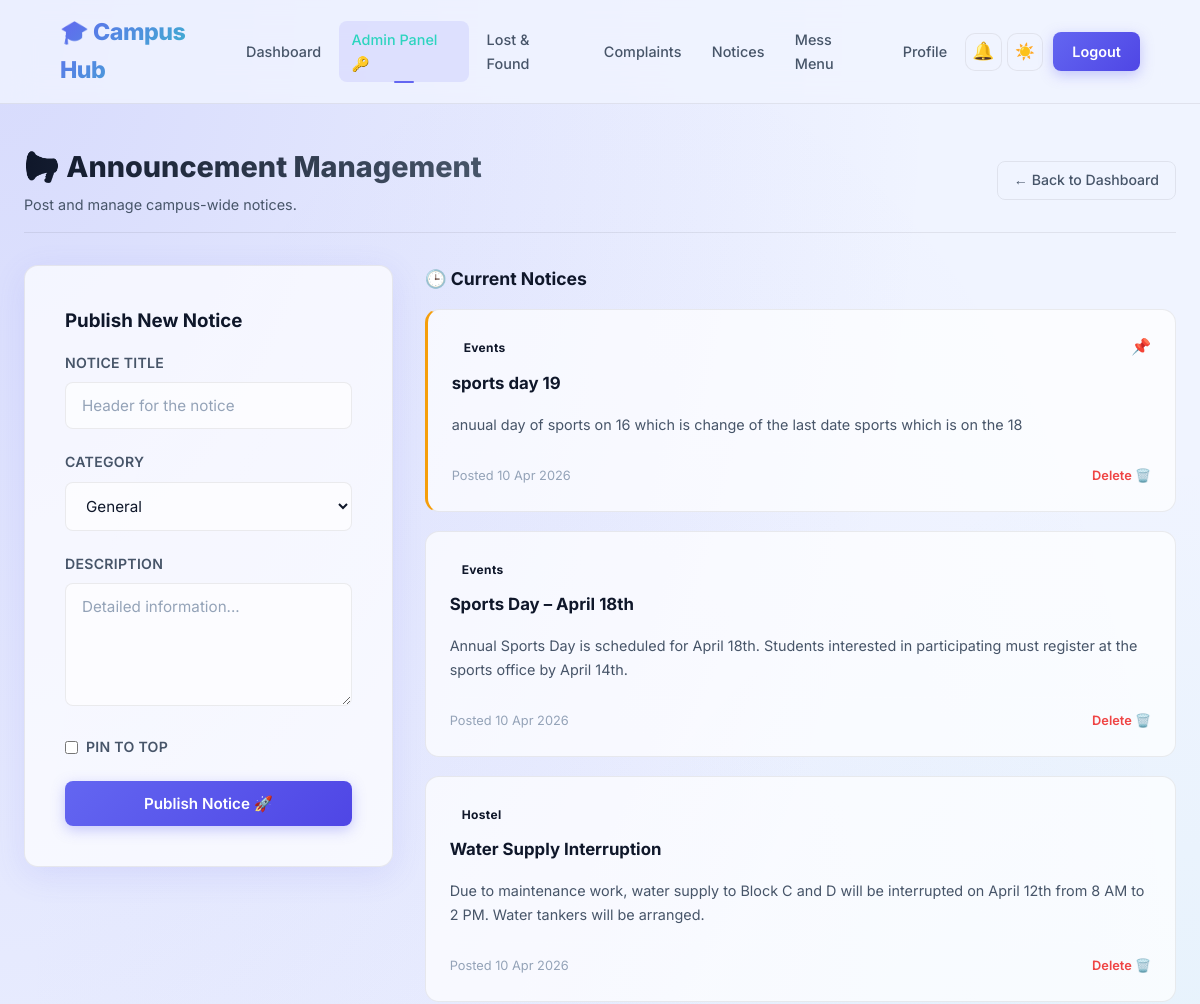
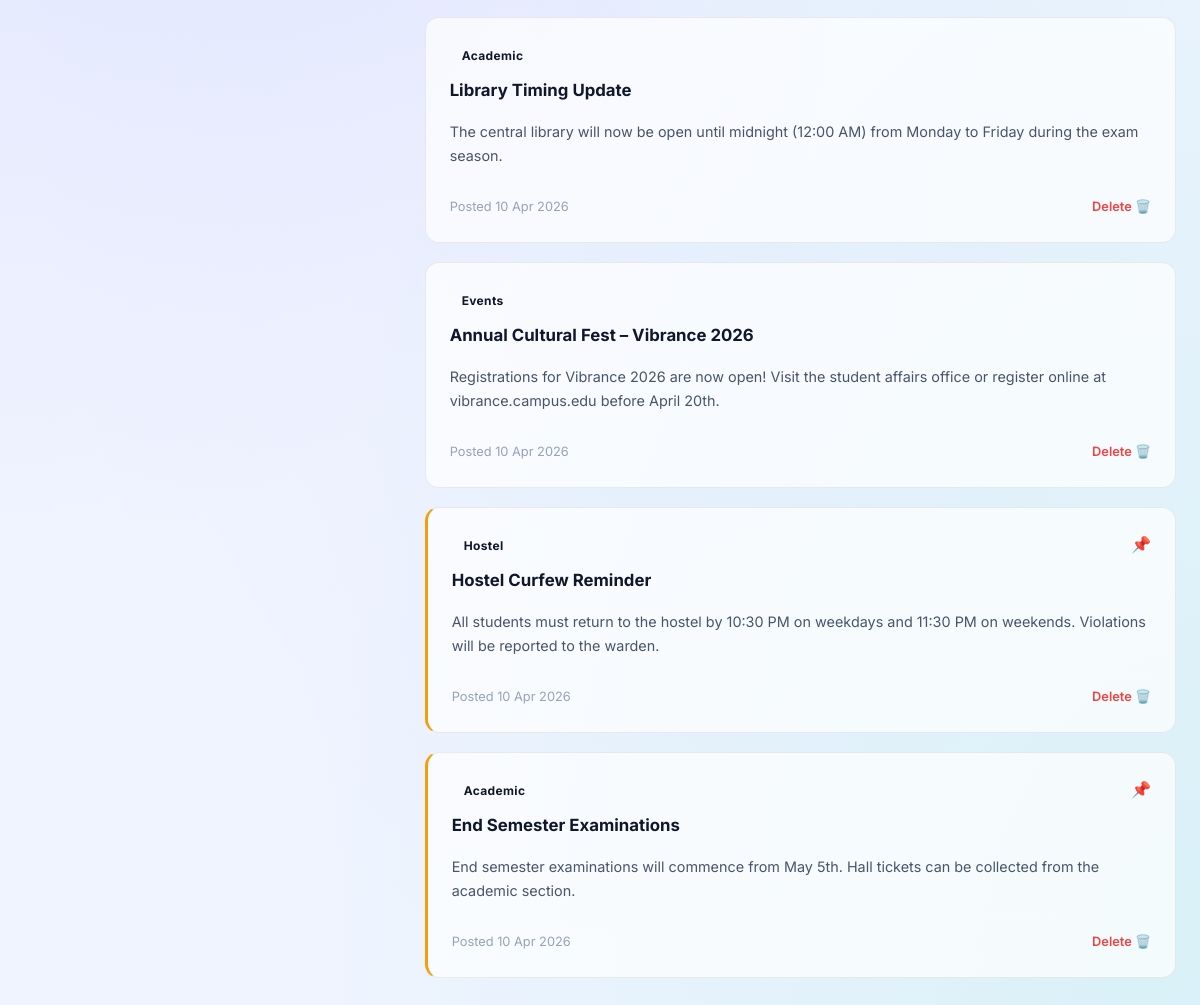
The app's page /admin/notices (signed in) with its own data (2 pictures, top to bottom).
### models.py (models this page shows)
class Notice(db.Model):
    id = db.Column(db.Integer, primary_key=True)
    title = db.Column(db.String(200), nullable=False)
    body = db.Column(db.Text, nullable=False)
    category = db.Column(db.String(50), nullable=False, default='General') # Academic, Hostel, Events, General
    is_pinned = db.Column(db.Boolean, default=False)
    posted_at = db.Column(db.DateTime, default=datetime.utcnow)
    expires_at = db.Column(db.DateTime, nullable=True)

### app.py (the view, shortened to what this page needs)
@app.route('/admin/notices', methods=['GET', 'POST'])
@admin_required
def admin_notices():
    all_notices = Notice.query.order_by(Notice.posted_at.desc()).all()
    return render_template('admin/notices.html', notices=all_notices)

### app.py (called while the page is built)
def admin_required(f):
    @wraps(f)
    def decorated_function(*args, **kwargs):
        if 'user_id' not in session:
            flash('Please log in to access this page.', 'error')
            return redirect(url_for('login'))
        user = User.query.get(session['user_id'])
        if not user or not user.is_admin:
            flash('Access denied. Administrator privileges required.', 'error')
            return redirect(url_for('dashboard'))
        return f(*args, **kwargs)
    return decorated_function

def time_ago(dt):
    now = datetime.utcnow()
    diff = now - dt
    seconds = diff.total_seconds()
    if seconds < 60:
        return 'just now'
    elif seconds < 3600:
        m = int(seconds // 60)
        return f'{m} minute{"s" if m > 1 else ""} ago'
    elif seconds < 86400:
        h = int(seconds // 3600)
        return f'{h} hour{"s" if h > 1 else ""} ago'
    elif seconds < 604800:
        d = int(seconds // 86400)
        return f'{d} day{"s" if d > 1 else ""} ago'
    else:
        return dt.strftime('%d %b %Y')

@app.context_processor
def inject_globals():
    user = None
    unread_count = 0
    if 'user_id' in session:
        user = User.query.get(session['user_id'])
        unread_count = Notification.query.filter_by(user_id=session['user_id'], is_read=False).count()
    return dict(current_user=user, unread_notif_count=unread_count, current_endpoint=request.endpoint)

### templates/admin/notices.html (shortened to what this page needs)
{% extends "base.html" %}
{% block content %}
<div class="module-header">
    <div class="module-title">
        <h2>📢 Announcement Management</h2>
        <p>Post and manage campus-wide notices.</p>
    </div>
    <a href="{{ url_for('admin_dashboard') }}" class="btn-outline">← Back to Dashboard</a>
</div>
<div class="split-layout">
    <div class="sidebar sticky">
        <div class="form-card">
            <h3>Publish New Notice</h3>
            <form method="POST" class="app-form mt-2">
                <div class="form-group">
                    <label for="title">Notice Title</label>
                    <input type="text" id="title" name="title" required placeholder="Header for the notice">
                </div>
                <div class="form-group">
                    <label for="category">Category</label>
                    <select id="category" name="category">
                        <option value="General">General</option>
                    </select>
                </div>
                <div class="form-group">
                    <label for="body">Description</label>
                    <textarea id="body" name="body" rows="5" required placeholder="Detailed information..."></textarea>
                </div>
                <div class="form-group" style="display:flex; align-items:center; gap:0.5rem;">
                    <input type="checkbox" id="is_pinned" name="is_pinned" style="width:auto;">
                    <label for="is_pinned" style="margin-bottom:0; cursor:pointer;">Pin to top</label>
                </div>
                <button type="submit" class="btn-primary w-100">Publish Notice 🚀</button>
            </form>
        </div>
    </div>
    <div class="main-content">
        <div class="section-title">🕒 Current Notices</div>
        <div class="items-grid">
            {% for notice in notices %}
            <div class="notice-card {% if notice.is_pinned %}pinned{% endif %}">
                <div style="display:flex; justify-content:space-between; align-items:flex-start;">
                    <div>
                        <span class="badge badge-info" style="margin-bottom:0.5rem;">{{ notice.category }}</span>
                        <h3>{{ notice.title }}</h3>
                    </div>
                    {% if notice.is_pinned %}📌{% endif %}
                </div>
                <p class="desc" style="margin-top:0.5rem;">{{ notice.body }}</p>
                <div class="item-meta">
                    <span>Posted {{ notice.posted_at|time_ago }}</span>
                    <a href="{{ url_for('delete_notice', notice_id=notice.id) }}" style="color:var(--danger); font-weight:600;" onclick="return confirm('Delete this notice?')">Delete 🗑️</a>
                </div>
            </div>
            {% endfor %}
        </div>
    </div>
</div>
{% endblock %}

### records on screen
Notice: category "Events", title "sports day 19", body "anuual day of sports on 16 which is change of the last date sports which is on the 18", posted_at "10 Apr 2026"
Notice: category "Events", title "Sports Day – April 18th", body "Annual Sports Day is scheduled for April 18th. Students interested in participating must register at the sports office by April 14th.", posted_at "10 Apr 2026"
Notice: category "Hostel", title "Water Supply Interruption", body "Due to maintenance work, water supply to Block C and D will be interrupted on April 12th from 8 AM to 2 PM. Water tankers will be arranged.", posted_at "10 Apr 2026"
Notice: category "Academic", title "Library Timing Update", body "The central library will now be open until midnight (12:00 AM) from Monday to Friday during the exam season.", posted_at "10 Apr 2026"
Notice: category "Events", title "Annual Cultural Fest – Vibrance 2026", body "Registrations for Vibrance 2026 are now open! Visit the student affairs office or register online at vibrance.campus.edu before April 20th.", posted_at "10 Apr 2026"
Notice: category "Hostel", title "Hostel Curfew Reminder", body "All students must return to the hostel by 10:30 PM on weekdays and 11:30 PM on weekends. Violations will be reported to the warden.", posted_at "10 Apr 2026"
Notice: category "Academic", title "End Semester Examinations", body "End semester examinations will commence from May 5th. Hall tickets can be collected from the academic section.", posted_at "10 Apr 2026"
